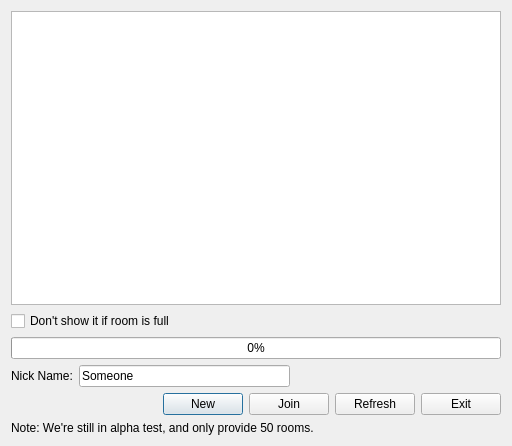
<?xml version="1.0" encoding="UTF-8"?>
<ui version="4.0">
 <class>RoomListDialog</class>
 <widget class="QDialog" name="RoomListDialog">
  <property name="geometry">
   <rect>
    <x>0</x>
    <y>0</y>
    <width>512</width>
    <height>446</height>
   </rect>
  </property>
  <property name="windowTitle">
   <string>Mr.Paint</string>
  </property>
  <layout class="QVBoxLayout" name="verticalLayout">
   <item>
    <widget class="QTableWidget" name="tableWidget">
     <property name="editTriggers">
      <set>QAbstractItemView::NoEditTriggers</set>
     </property>
     <property name="selectionMode">
      <enum>QAbstractItemView::SingleSelection</enum>
     </property>
     <property name="selectionBehavior">
      <enum>QAbstractItemView::SelectRows</enum>
     </property>
     <property name="sortingEnabled">
      <bool>true</bool>
     </property>
     <property name="cornerButtonEnabled">
      <bool>false</bool>
     </property>
     <attribute name="verticalHeaderVisible">
      <bool>false</bool>
     </attribute>
    </widget>
   </item>
   <item>
    <layout class="QHBoxLayout" name="horizontalLayout_3">
     <item>
      <widget class="QCheckBox" name="checkBox">
       <property name="text">
        <string>Don't show it if room is full</string>
       </property>
      </widget>
     </item>
     <item>
      <spacer name="horizontalSpacer_3">
       <property name="orientation">
        <enum>Qt::Horizontal</enum>
       </property>
       <property name="sizeHint" stdset="0">
        <size>
         <width>40</width>
         <height>20</height>
        </size>
       </property>
      </spacer>
     </item>
     <item>
      <widget class="QLabel" name="counter_label"/>
     </item>
    </layout>
   </item>
   <item>
    <widget class="QProgressBar" name="progressBar">
     <property name="value">
      <number>0</number>
     </property>
    </widget>
   </item>
   <item>
    <layout class="QHBoxLayout" name="horizontalLayout_2">
     <item>
      <widget class="QLabel" name="label_2">
       <property name="text">
        <string>Nick Name:</string>
       </property>
      </widget>
     </item>
     <item>
      <widget class="QLineEdit" name="lineEdit">
       <property name="inputMask">
        <string/>
       </property>
       <property name="text">
        <string>Someone</string>
       </property>
       <property name="maxLength">
        <number>32767</number>
       </property>
      </widget>
     </item>
     <item>
      <spacer name="horizontalSpacer_2">
       <property name="orientation">
        <enum>Qt::Horizontal</enum>
       </property>
       <property name="sizeHint" stdset="0">
        <size>
         <width>40</width>
         <height>20</height>
        </size>
       </property>
      </spacer>
     </item>
    </layout>
   </item>
   <item>
    <layout class="QHBoxLayout" name="horizontalLayout">
     <item>
      <spacer name="horizontalSpacer">
       <property name="orientation">
        <enum>Qt::Horizontal</enum>
       </property>
       <property name="sizeHint" stdset="0">
        <size>
         <width>40</width>
         <height>20</height>
        </size>
       </property>
      </spacer>
     </item>
     <item>
      <widget class="QPushButton" name="pushButton">
       <property name="text">
        <string>New</string>
       </property>
      </widget>
     </item>
     <item>
      <widget class="QPushButton" name="pushButton_2">
       <property name="text">
        <string>Join</string>
       </property>
      </widget>
     </item>
     <item>
      <widget class="QPushButton" name="pushButton_3">
       <property name="text">
        <string>Refresh</string>
       </property>
      </widget>
     </item>
     <item>
      <widget class="QPushButton" name="pushButton_4">
       <property name="text">
        <string>Exit</string>
       </property>
      </widget>
     </item>
    </layout>
   </item>
   <item>
    <widget class="QLabel" name="label">
     <property name="text">
      <string>Note: We're still in alpha test, and only provide 50 rooms.</string>
     </property>
    </widget>
   </item>
  </layout>
 </widget>
 <resources/>
 <connections/>
</ui>
